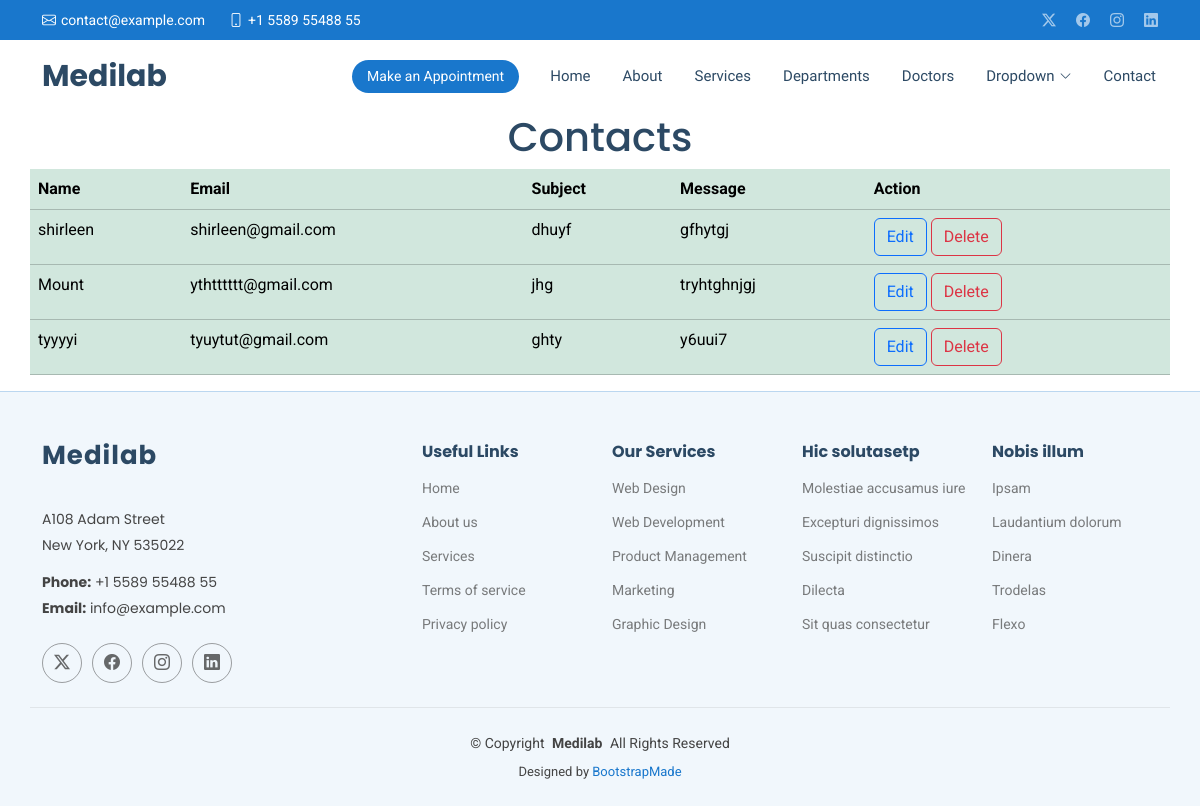
/showcontact/, run on an earlier commit of the app's database.
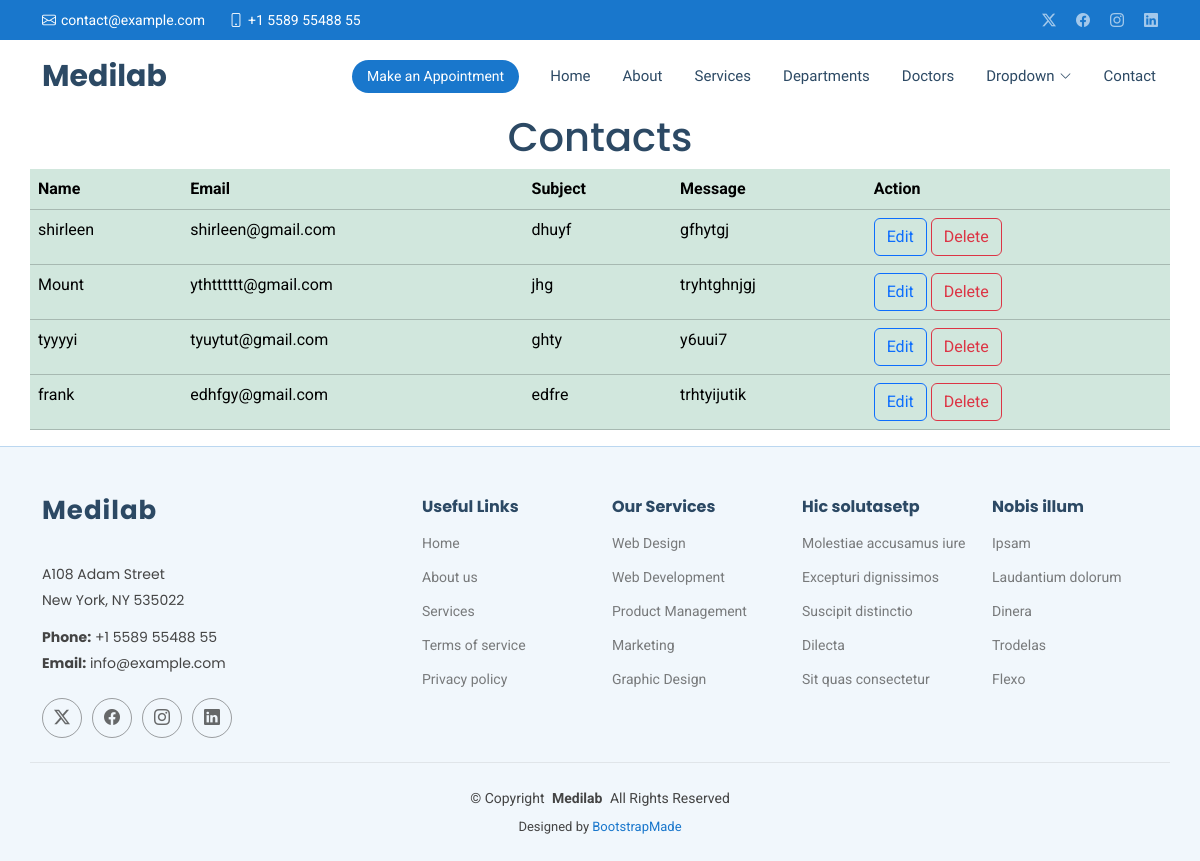
And on a later commit of the database.
### myapp/models.py (models this page shows, shortened)
class Contact(models.Model):
    name=models.CharField(max_length=100)
    email= models.EmailField()
    subject=models.CharField(max_length=20)
    message=models.TextField()

### myapp/views.py (the view)
# urls.py: path('showcontact/', views.showcontact, name='showcontact'),
def showcontact(request):
    allcontacts= Contact.objects.all()
    return render(request, 'showcontact.html', {'allcontacts': allcontacts})

### templates/showcontact.html
{% extends 'starter-page.html' %}
{% load static %}
{% block content %}
    <h1 class="text-center">Contacts</h1>
     <table class="table table-success container ">
     <tr>
         <th>Name</th>
         <th>Email</th>
         <th>Subject</th>
         <th>Message</th>
         <th>Action</th>
     </tr>
     {% for contacts in allcontacts  %}
         <tr>
         <td>{{ contacts.name }}</td>
         <td>{{ contacts.email }}</td>
         <td>{{ contacts.subject }}</td>
         <td>{{ contacts.message }}</td>
         <td>
                 <a href="" class="btn btn-outline-primary">Edit</a>
                 <a href="/deletecontact/{{ contacts.id }}" class="btn btn-outline-danger">Delete</a>
             </td>
         </tr>
     {% endfor %}
     </table>
{% endblock %}

What changed in the data, as far as the page shows it:
added Contact: name "frank", email "edhfgy@gmail.com", subject "edfre", message "trhtyijutik"
